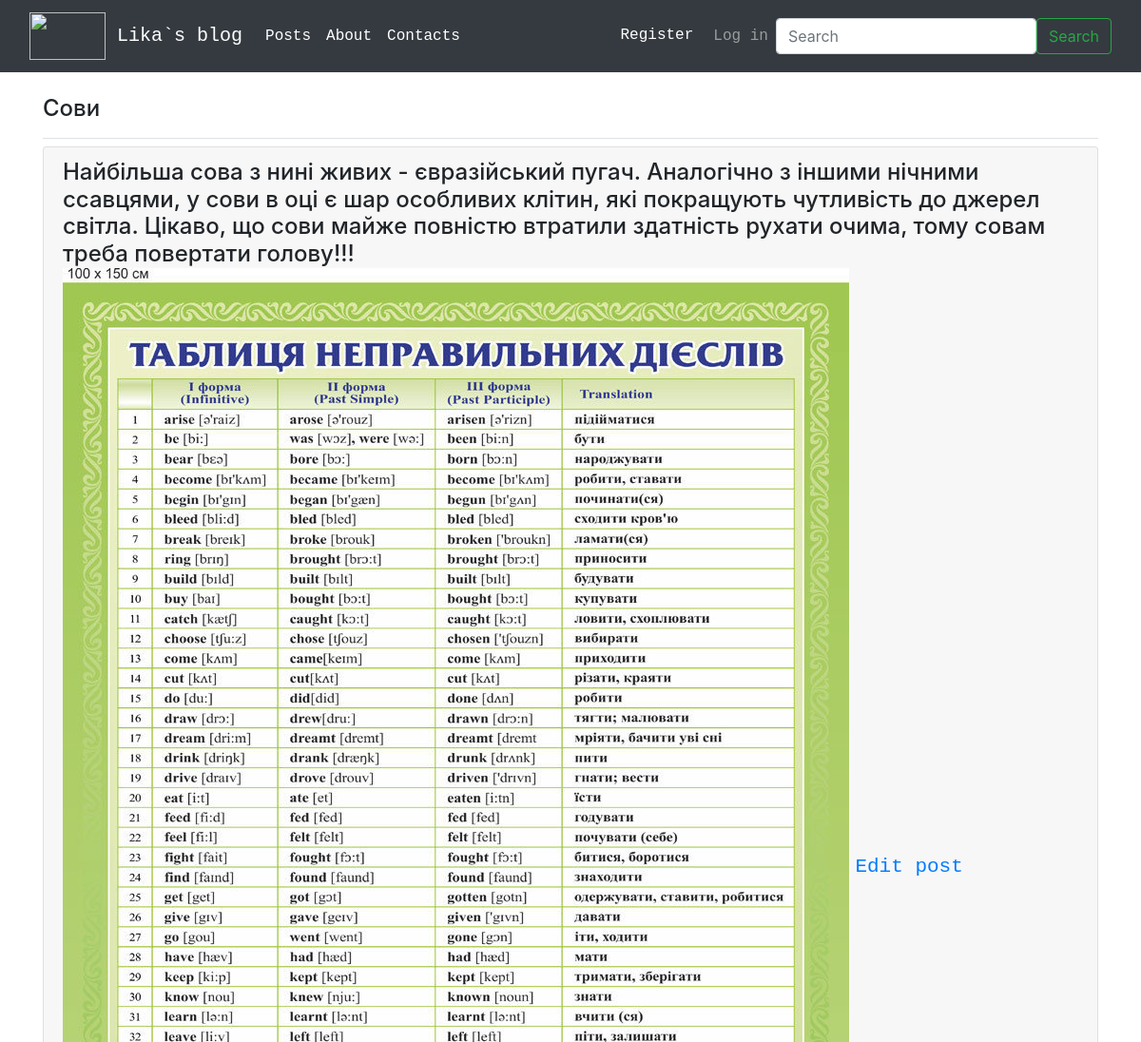
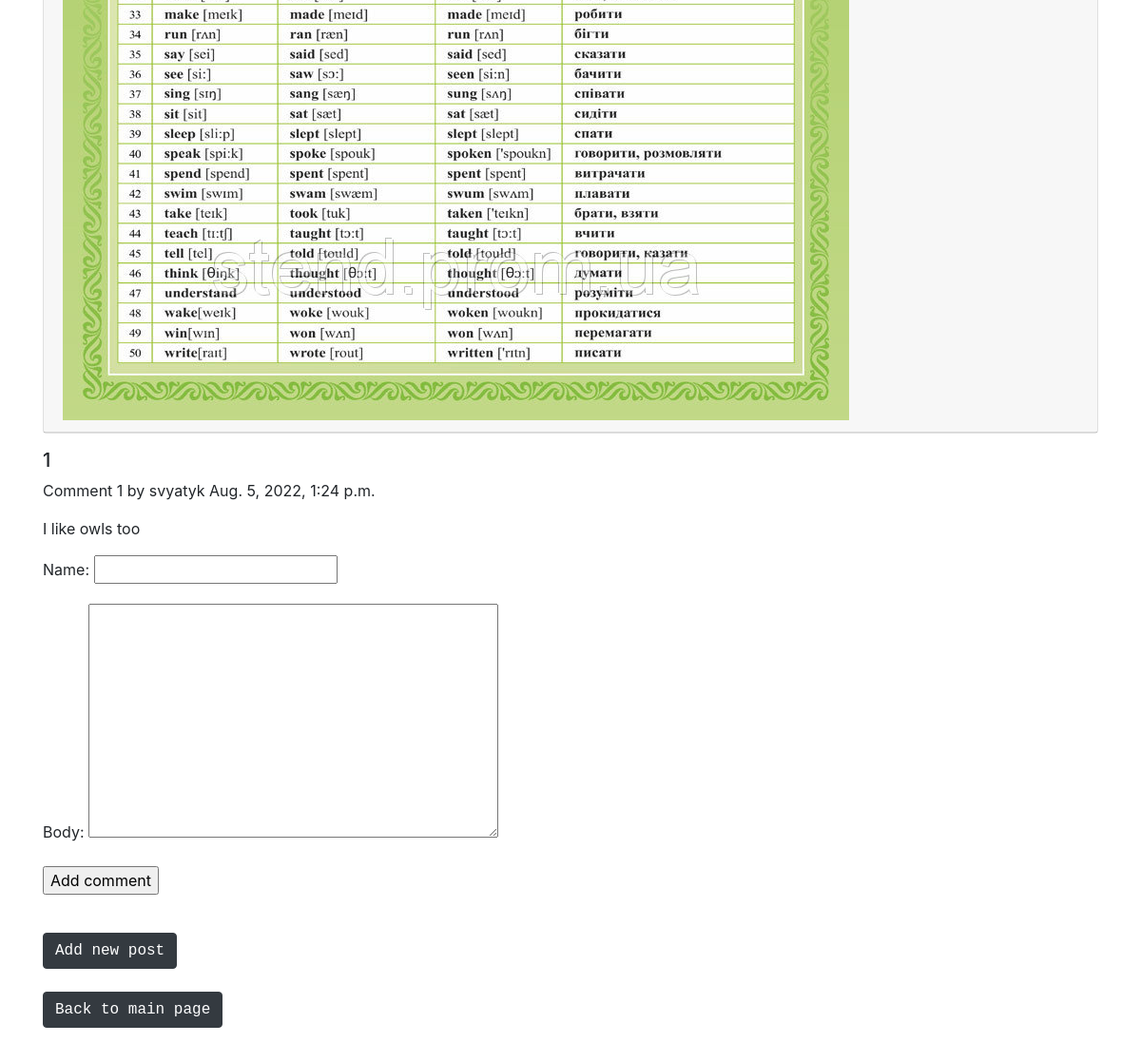
Screenshot of /post/11/ with the database file from the repository (2 pictures, top to bottom).
### blogs/models.py (models this page shows, shortened)
class BlogPost(models.Model):
    title = models.CharField(max_length=200, db_index=True)
    text = models.TextField()
    image = models.ImageField(upload_to='images/%Y/%m/%d/', blank=True)
    date_added = models.DateTimeField(auto_now_add=True)
    owner = models.ForeignKey(User, on_delete=models.CASCADE) #on_delete=, blank=True, null=True

class Comment(models.Model):
    post = models.ForeignKey(BlogPost,  related_name='comments', on_delete=models.CASCADE)
    name = models.CharField(max_length=80)
    body = models.TextField()
    created = models.DateTimeField(auto_now_add=True)
    updated = models.DateTimeField(auto_now=True)
    active = models.BooleanField(default=True)
    class Meta:
        ordering = ('created',)

### blogs/views.py (the view)
# urls.py: path('post/<int:post_id>/', views.post, name='post'),
def post(request, post_id):
    post = BlogPost.objects.get(id=post_id)
    title = post.title
    text = post.text
    image = post.image
    comments = post.comments.filter(active=True)
    if request.method == 'POST':
        comment_form = CommentForm(data=request.POST)
        if comment_form.is_valid():
            new_comment = comment_form.save(commit=False)
            new_comment.post = post
            new_comment.save()
    else:
        comment_form = CommentForm()
    context = {'post': post, 'title': title, 'text': text, 'image': image, 'comments': comments, 'comment_form': comment_form}
    return render(request, 'blogs/post.html', context)

### blogs/forms.py
class CommentForm(forms.ModelForm):
    class Meta:
        model = Comment
        fields = ('name', 'body')

### blogs/templates/blogs/post.html (shortened to what this page needs)
{% extends 'blogs/base.html' %}
{% block page_header %}
 <h4>{{ title }}</h4>
{% endblock page_header %}
{% block content %}
    <div class="card mb-3">
      <h4 class="card-header">
        {{ text }}
        <img src="{{ post.image.url }}">
        <small><a href="{% url 'blogs:edit_post' post.id %}"> Edit post </a></small>
      </h4>
    </div>
{% with comments.count as total_comments %}
    <h5>
        {{ total_comments }}{{ total_comments|pluralize }}
    </h5>
{% endwith %}
{% for comment in comments %}
    <div class="comment">
        <p class="info">
            Comment {{ forloop.counter }} by {{ comment.name }}
            {{ comment.created }}
        </p>
        {{ comment.body|linebreaks }}
    </div>
{% empty %}
    <p>There are no comments yet.</p>
{% endfor %}
{% if new_comment %}
    <h2>Your comment has been added.</h2>
{% else %}
    <form action="." method="post">
        {{ comment_form.as_p }}
        <p><input type="submit" value="Add comment"></p>
    </form>
{% endif %}
<br>
<p><a class="btn btn-dark" href="{% url 'blogs:new_post' %}" role="button" target="_blank">Add new post</a>
  <br>
  <br>
  <a class="btn btn-dark" href="{% url 'blogs:index' %}" role="button" target="_blank"> Back to main page</a>
</p>
{% endblock content %}

### blogs/templates/blogs/base.html (style rules this page uses)
a { font-family: OCR A Std, monospace; }

### rows the page displays
BlogPost: title "Сови", text "Найбільша сова з нині живих - євразійський пугач. Аналогічно з іншими нічними ссавцями, у сови в оці є шар особливих клітин, які покращують чутливість до джерел світла. Цікаво, що сови майже повністю втратили здатність рухати очима, тому совам треба повертати голову!!!", image (picture)
Comment: name "svyatyk", created "Aug. 5, 2022, 1:24 p.m.", body "I like owls too"

### other values shown
{{ total_comments }} "1"
